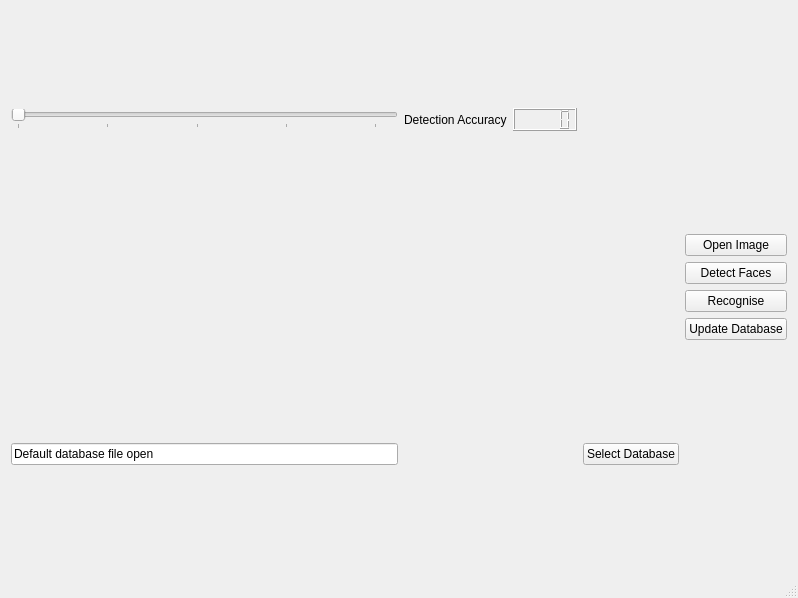
<?xml version="1.0" encoding="UTF-8"?>
<ui version="4.0">
 <class>MainWindow</class>
 <widget class="QMainWindow" name="MainWindow">
  <property name="geometry">
   <rect>
    <x>0</x>
    <y>0</y>
    <width>798</width>
    <height>598</height>
   </rect>
  </property>
  <property name="windowTitle">
   <string>Libkface GUI Test Program</string>
  </property>
  <widget class="QWidget" name="centralWidget">
   <layout class="QGridLayout" name="gridLayout">
    <item row="0" column="0">
     <widget class="QSlider" name="horizontalSlider">
      <property name="minimum">
       <number>0</number>
      </property>
      <property name="maximum">
       <number>100</number>
      </property>
      <property name="singleStep">
       <number>1</number>
      </property>
      <property name="pageStep">
       <number>1</number>
      </property>
      <property name="orientation">
       <enum>Qt::Horizontal</enum>
      </property>
      <property name="tickPosition">
       <enum>QSlider::TicksBelow</enum>
      </property>
      <property name="tickInterval">
       <number>24</number>
      </property>
     </widget>
    </item>
    <item row="0" column="1">
     <widget class="QLabel" name="label">
      <property name="text">
       <string>Detection Accuracy</string>
      </property>
     </widget>
    </item>
    <item row="0" column="2">
     <widget class="QLCDNumber" name="lcdNumber"/>
    </item>
    <item row="1" column="0" colspan="4">
     <widget class="QWidget" name="widget" native="true"/>
    </item>
    <item row="1" column="4">
     <layout class="QVBoxLayout" name="verticalLayout">
      <item>
       <widget class="QPushButton" name="openImageBtn">
        <property name="text">
         <string>Open Image</string>
        </property>
       </widget>
      </item>
      <item>
       <widget class="QPushButton" name="detectFacesBtn">
        <property name="text">
         <string>Detect Faces</string>
        </property>
       </widget>
      </item>
      <item>
       <widget class="QPushButton" name="recogniseBtn">
        <property name="text">
         <string>Recognise</string>
        </property>
       </widget>
      </item>
      <item>
       <widget class="QPushButton" name="updateDatabaseBtn">
        <property name="text">
         <string>Update Database</string>
        </property>
       </widget>
      </item>
     </layout>
    </item>
    <item row="2" column="0">
     <widget class="QLineEdit" name="configLocation">
      <property name="text">
       <string>Default database file open</string>
      </property>
     </widget>
    </item>
    <item row="2" column="3">
     <widget class="QPushButton" name="openDatabaseBtn">
      <property name="text">
       <string>Select Database</string>
      </property>
     </widget>
    </item>
   </layout>
  </widget>
  <widget class="QStatusBar" name="statusBar"/>
 </widget>
 <layoutdefault spacing="6" margin="11"/>
 <resources/>
 <connections/>
</ui>
